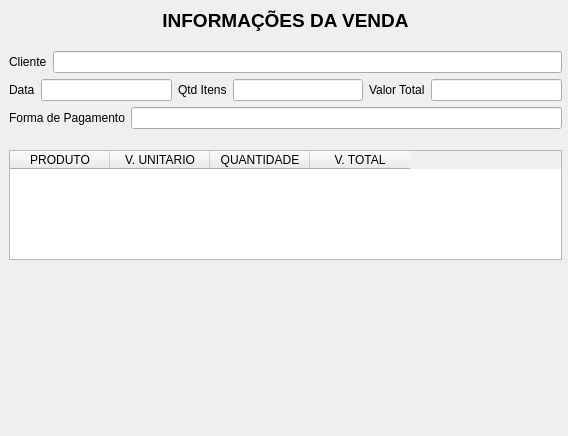
<?xml version="1.0" encoding="UTF-8"?>
<ui version="4.0">
 <class>p_informacaoVenda</class>
 <widget class="QWidget" name="p_informacaoVenda">
  <property name="geometry">
   <rect>
    <x>0</x>
    <y>0</y>
    <width>568</width>
    <height>436</height>
   </rect>
  </property>
  <property name="windowTitle">
   <string>Informações da Venda</string>
  </property>
  <widget class="QWidget" name="layoutWidget">
   <property name="geometry">
    <rect>
     <x>9</x>
     <y>9</y>
     <width>553</width>
     <height>251</height>
    </rect>
   </property>
   <layout class="QVBoxLayout" name="verticalLayout">
    <item>
     <widget class="QLabel" name="label">
      <property name="font">
       <font>
        <pointsize>14</pointsize>
       </font>
      </property>
      <property name="text">
       <string>&lt;html&gt;&lt;head/&gt;&lt;body&gt;&lt;p align=&quot;center&quot;&gt;&lt;span style=&quot; font-weight:600;&quot;&gt;INFORMAÇÕES DA VENDA&lt;/span&gt;&lt;/p&gt;&lt;/body&gt;&lt;/html&gt;</string>
      </property>
     </widget>
    </item>
    <item>
     <spacer name="verticalSpacer">
      <property name="orientation">
       <enum>Qt::Vertical</enum>
      </property>
      <property name="sizeType">
       <enum>QSizePolicy::Fixed</enum>
      </property>
      <property name="sizeHint" stdset="0">
       <size>
        <width>17</width>
        <height>13</height>
       </size>
      </property>
     </spacer>
    </item>
    <item>
     <layout class="QHBoxLayout" name="horizontalLayout_2">
      <item>
       <widget class="QLabel" name="label_2">
        <property name="text">
         <string>Cliente</string>
        </property>
       </widget>
      </item>
      <item>
       <widget class="QLineEdit" name="campCliente"/>
      </item>
     </layout>
    </item>
    <item>
     <layout class="QHBoxLayout" name="horizontalLayout">
      <item>
       <widget class="QLabel" name="label_4">
        <property name="text">
         <string>Data</string>
        </property>
       </widget>
      </item>
      <item>
       <widget class="QLineEdit" name="campData"/>
      </item>
      <item>
       <widget class="QLabel" name="label_5">
        <property name="text">
         <string>Qtd Itens</string>
        </property>
       </widget>
      </item>
      <item>
       <widget class="QLineEdit" name="campQtd"/>
      </item>
      <item>
       <widget class="QLabel" name="p_informacoesVenda">
        <property name="text">
         <string>Valor Total</string>
        </property>
       </widget>
      </item>
      <item>
       <widget class="QLineEdit" name="campTotal"/>
      </item>
     </layout>
    </item>
    <item>
     <layout class="QHBoxLayout" name="horizontalLayout_3">
      <item>
       <widget class="QLabel" name="label_3">
        <property name="text">
         <string>Forma de Pagamento</string>
        </property>
       </widget>
      </item>
      <item>
       <widget class="QLineEdit" name="lineEdit"/>
      </item>
     </layout>
    </item>
    <item>
     <spacer name="verticalSpacer_2">
      <property name="orientation">
       <enum>Qt::Vertical</enum>
      </property>
      <property name="sizeType">
       <enum>QSizePolicy::Fixed</enum>
      </property>
      <property name="sizeHint" stdset="0">
       <size>
        <width>20</width>
        <height>15</height>
       </size>
      </property>
     </spacer>
    </item>
    <item>
     <widget class="QTableWidget" name="tableWidget">
      <property name="sizeAdjustPolicy">
       <enum>QAbstractScrollArea::AdjustToContents</enum>
      </property>
      <property name="alternatingRowColors">
       <bool>true</bool>
      </property>
      <property name="selectionBehavior">
       <enum>QAbstractItemView::SelectItems</enum>
      </property>
      <column>
       <property name="text">
        <string>PRODUTO</string>
       </property>
      </column>
      <column>
       <property name="text">
        <string>V. UNITARIO</string>
       </property>
      </column>
      <column>
       <property name="text">
        <string>QUANTIDADE</string>
       </property>
      </column>
      <column>
       <property name="text">
        <string>V. TOTAL</string>
       </property>
      </column>
     </widget>
    </item>
   </layout>
  </widget>
 </widget>
 <resources/>
 <connections/>
</ui>
